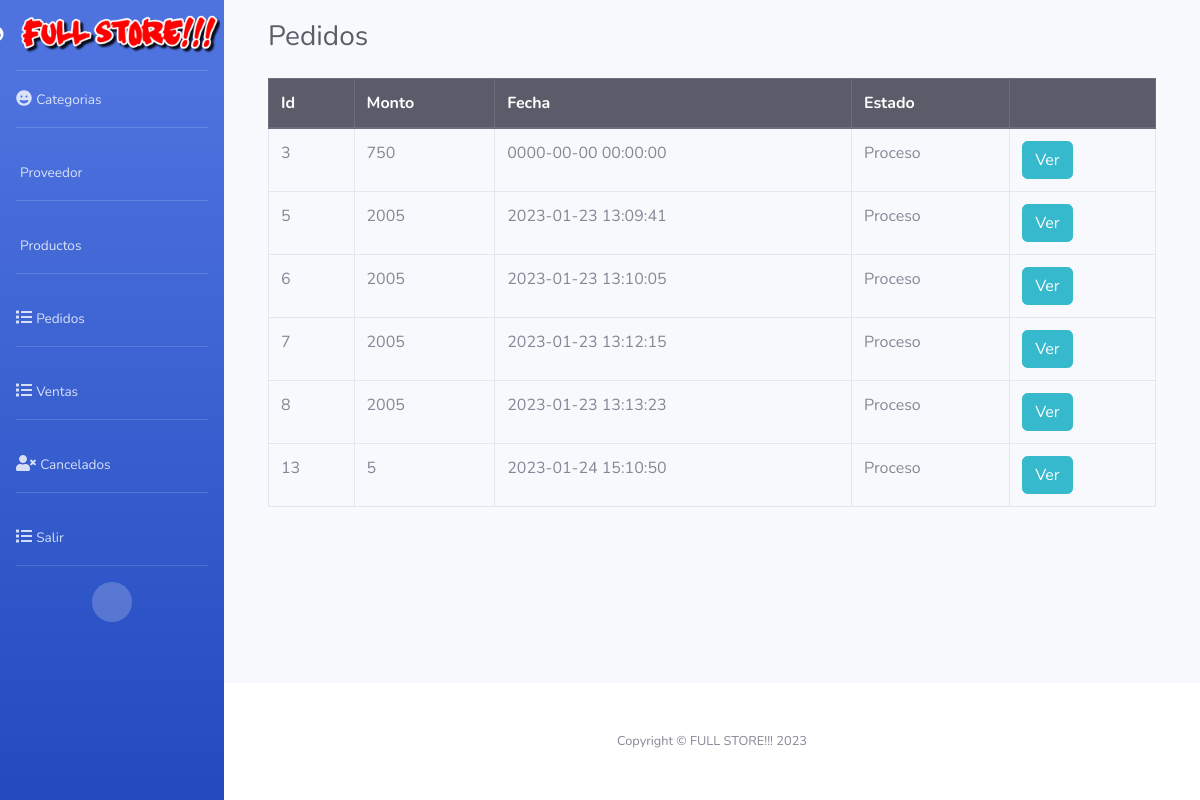
Page /admin/consultas.php (signed in) on the earlier database version.
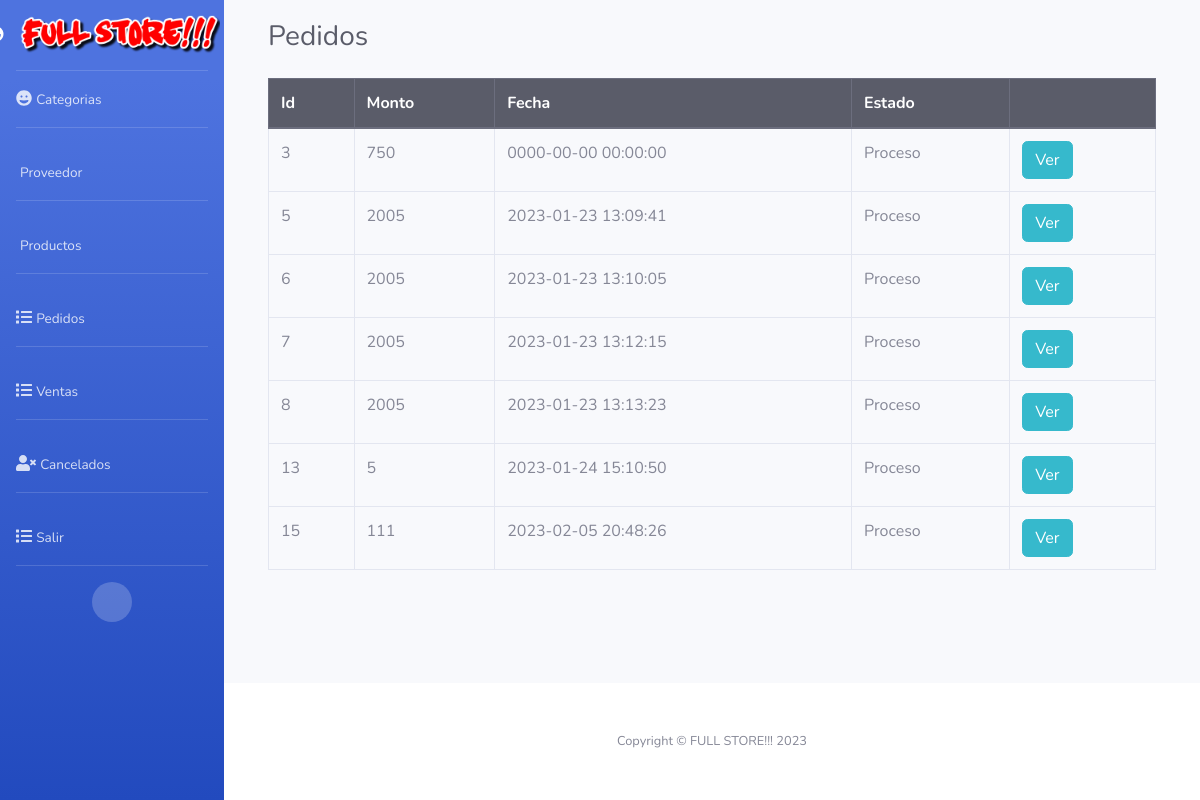
Same page on the later database version.
### tables this page shows
CREATE TABLE `orden` (
  `id` int(11) NOT NULL,
  `customer_id` int(11) NOT NULL,
  `total_price` int(11) NOT NULL,
  `created` timestamp NOT NULL DEFAULT current_timestamp(),
  `modified` timestamp NOT NULL DEFAULT current_timestamp(),
  `status` int(11) NOT NULL
);

CREATE TABLE `status` (
  `id_estatus` int(11) NOT NULL,
  `des_estatus` varchar(45) NOT NULL
);

### admin/consultas.php (the view, shortened to what this page needs)
<!DOCTYPE html>
<html lang="es">
<head>
<?php include("config/conex.php");  include("includes/header.php");
?>
<body>
     <div class="container">
        <div class="panel panel-default">
            <div class="panel-heading">
        <div class="d-sm-flex align-items-center justify-content-between mb-4">
    <h1 class="h3 mb-0 text-gray-800">Pedidos</h1>
    </div>
<div class="row">
    <div class="col-md-12">
        <div class="table-responsive">
            <table class="table table-hover table-bordered" style="width: 100%;">
                <thead class="thead-dark">
                    <tr>
                        <th>Id</th>
                        <th>Monto</th>
                        <th>Fecha</th>
                        <th>Estado</th>
                        <th></th>
                    </tr>
                </thead>
                <tbody>
                <?php
                    $query = mysqli_query($conexion, "SELECT `orden`.`id`, `orden`.`customer_id`
                    , `orden`.`total_price`, `orden`.`created`, `orden`.`status`,
                     `status`.`id_estatus`, `status`.`des_estatus`
                    FROM `orden`
                        , `status`
                    WHERE
                     `orden`.`status`= `status`.`id_estatus` AND
                     `orden`.`status` = '1'");
                    while ($data = mysqli_fetch_assoc($query)) { ?>
                        <tr>
                            <td><?php echo $data['id']; ?></td>
                            <td><?php echo $data['total_price']; ?></td>
                            <td><?php echo $data['created']; ?></td>
                            <td><?php echo $data['des_estatus']; ?></td>
                            <td>
                            <form method="post" action="ver.php?accion=cli&id=<?php echo $data['id']; ?>" >
                                    <button class="btn btn-info" type="submit">Ver</button>
                                </form>
                            </td>
                        </tr>
                    <?php }?>
                </tbody>
            </table>
        </div>
    </div>
</div>
</div>
    </div>
</div>
<?php include("includes/footer.php"); ?>
</body>
</html>

### admin/includes/header.php (shortened to what this page needs)
<!DOCTYPE html>
<html lang="en">
<head>
    <link href="../assets/css/sb-admin-2.min.css" rel="stylesheet">
</head>
<body id="page-top">
    <div id="wrapper">
        <ul class="navbar-nav bg-gradient-primary sidebar sidebar-dark accordion" id="accordionSidebar">
            <a class="sidebar-brand d-flex align-items-center justify-content-center" href="index.php">
                <div class="sidebar-brand-icon rotate-n-15">
                    <i class="fas fa-laugh-wink"></i>
                </div>
                <div class="sidebar-brand-text mx-3"><img src="../img/logoo.png" width="200" alt="alternative"></div>
            </a>
<hr class="sidebar-divider my-0">
<li class="nav-item">
    <a class="nav-link" href="categorias.php">
    <i class="fas fa-grin"></i>
        <span>Categorias</span></a>
</li>
<hr class="sidebar-divider">
<li class="nav-item">
    <a class="nav-link" href="proveedor.php">
        <span>Proveedor</span></a>
</li>
<hr class="sidebar-divider">
<li class="nav-item">
    <a class="nav-link" href="productos.php">
        <span>Productos</span></a>
</li>
<hr class="sidebar-divider">
<li class="nav-item">
    <a class="nav-link" href="consultas.php">
        <i class="fas fa-list"></i>
        <span>Pedidos</span></a>
</li>
<hr class="sidebar-divider">
<li class="nav-item">
    <a class="nav-link" href="consultas2.php">
        <i class="fas fa-list"></i>
        <span>Ventas</span></a>
</li>
<hr class="sidebar-divider">
<li class="nav-item">
    <a class="nav-link" href="consultas3.php">
        <i class="fas fa-user-times"></i>
        <span>Cancelados</span></a>
</li>
<hr class="sidebar-divider">
<li class="nav-item">
    <a class="nav-link" href="../salir.php">
        <i class="fas fa-list"></i>
        <span>Salir</span></a>
</li>
<hr class="sidebar-divider d-none d-md-block">
<div class="text-center d-none d-md-inline">
    <button class="rounded-circle border-0" id="sidebarToggle"></button>
</div>
</ul>
<div id="content-wrapper" class="d-flex flex-column">
<div id="content">
    <div class="container-fluid">

### admin/includes/footer.php (shortened to what this page needs)
</div>
</div>
<footer class="sticky-footer bg-white">
    <div class="container my-auto">
        <div class="copyright text-center my-auto">
            <span>Copyright &copy; FULL STORE!!! 2023</span>
        </div>
    </div>
</footer>
</div>
</div>
</body>
</html>

### admin/consultas.php (style rules this page uses)
.container { padding: 20px; }

Differences in the rows shown:
added orden: id "15", total_price "111", created "2023-02-05 20:48:26", status.des_estatus "Proceso"
